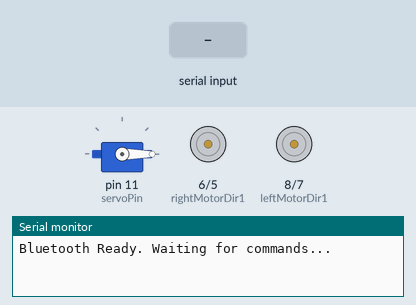
This sketch was run on a simulated Arduino Mega 2560, built with avr-gcc and run on an emulated ATmega2560. Shown: servo, motor-driver pin pairs drawn as motors (green arrow = first pin HIGH = forward, orange = second pin HIGH = backward, longer = more drive, scaled by the enable pin), the last lines printed to the serial monitor. Inputs (shaded band) come from the test bench.

Above: at 1.2 s.
1.3 s: "F" received over the second serial link
At 2.1 s:
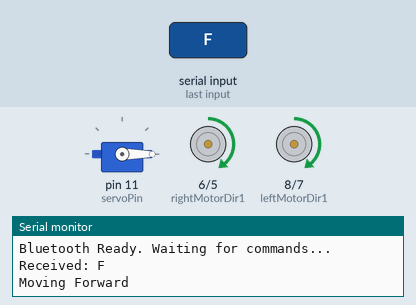
2.8 s: "S" received over the second serial link
At 3.2 s:
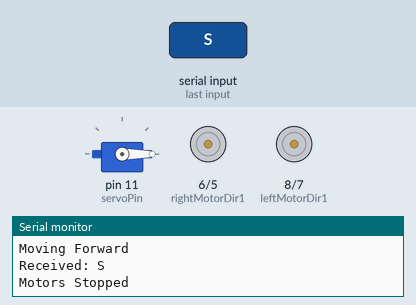
4.3 s: "B" received over the second serial link
At 5.5 s:
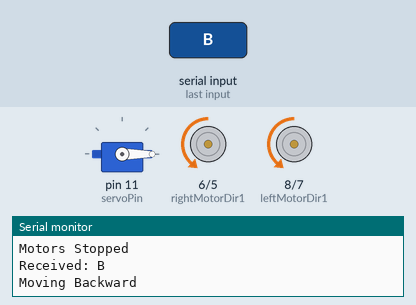
5.8 s: "L" received over the second serial link
At 6.7 s:
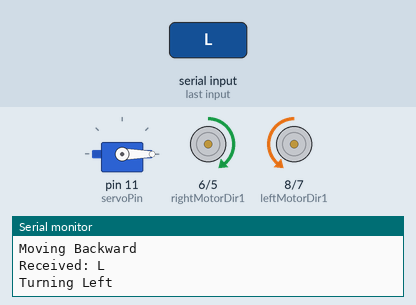
7.3 s: "R" received over the second serial link
At 7.9 s:
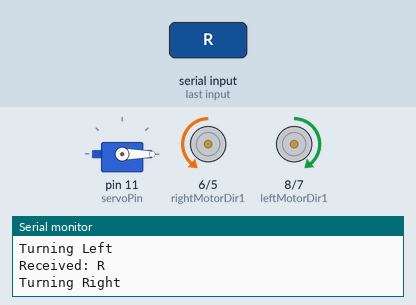
8.8 s: "O" received over the second serial link
At 10.2 s:
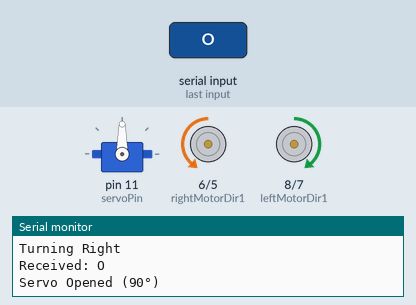
Timing chart, 0 to 11.3 s (numbered marks = the images above; inputs shaded):
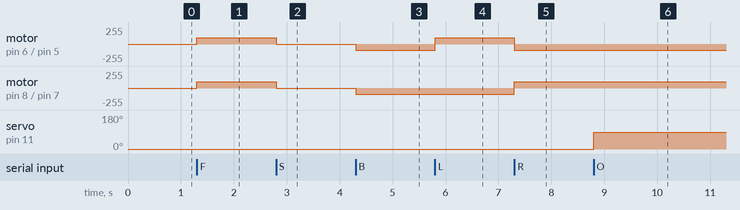

Measured:
- after the input at 1.3 s, motor on pin 6 (rightMotorDir1) / pin 5 (rightMotorDir2), motor on pin 8 (leftMotorDir1) / pin 7 (leftMotorDir2): stopped → forward 95/255 at once
- after the input at 2.8 s, motor on pin 6 (rightMotorDir1) / pin 5 (rightMotorDir2), motor on pin 8 (leftMotorDir1) / pin 7 (leftMotorDir2): forward 95/255 → stopped at once
- after the input at 4.3 s, motor on pin 6 (rightMotorDir1) / pin 5 (rightMotorDir2), motor on pin 8 (leftMotorDir1) / pin 7 (leftMotorDir2): stopped → backward 95/255 at once
- after the input at 5.8 s, motor on pin 6 (rightMotorDir1) / pin 5 (rightMotorDir2): backward 95/255 → forward 95/255 at once
- after the input at 7.3 s, motor on pin 6 (rightMotorDir1) / pin 5 (rightMotorDir2): forward 95/255 → backward 95/255 at once; motor on pin 8 (leftMotorDir1) / pin 7 (leftMotorDir2): backward 95/255 → forward 95/255 at once
- after the input at 8.8 s, servo on pin 11 (servoPin): 0° → 90° at once

The sketch:

arduino-Mega.ino
```cpp
#include <Servo.h>

const int leftMotorPWM = 9;
const int leftMotorDir1 = 8;
const int leftMotorDir2 = 7;

const int rightMotorPWM = 10;
const int rightMotorDir1 = 6;
const int rightMotorDir2 = 5;

const int servoPin = 11;
const int motorSpeed = 95;

Servo myServo;

void setup() {
    Serial.begin(9600);   // Debugging
    Serial1.begin(9600);  // Bluetooth module

    pinMode(leftMotorPWM, OUTPUT);
    pinMode(leftMotorDir1, OUTPUT);
    pinMode(leftMotorDir2, OUTPUT);
    pinMode(rightMotorPWM, OUTPUT);
    pinMode(rightMotorDir1, OUTPUT);
    pinMode(rightMotorDir2, OUTPUT);

    myServo.attach(servoPin);
    myServo.write(0); // Default position

    Serial.println("Bluetooth Ready. Waiting for commands...");
}

void loop() {
    if (Serial1.available()) {
        char command = Serial1.read();  // Read ONE character at a time
        Serial.print("Received: ");
        Serial.println(command);

        controlMotors(command);
    }

    if (Serial.available()) {
        String userMessage = Serial.readString();
        Serial1.println(userMessage);
        Serial.print("Sent to Laptop: ");
        Serial.println(userMessage);
    }
}

void controlMotors(char command) {
    if (command == 'S') {
        stopMotors();
        return; // Exit immediately to prevent other movements
    }

    switch (command) {
        case 'F': moveForward(); break;
        case 'B': moveBackward(); break;
        case 'L': turnLeft(); break;
        case 'R': turnRight(); break;
        case 'O': openServo(); break;
        case 'C': closeServo(); break;
        case 'T': packageDeliverySequence(); break;
        default: Serial.println("Invalid command"); break;
    }
}

void moveForward() {
    digitalWrite(leftMotorDir1, HIGH);
    digitalWrite(leftMotorDir2, LOW);
    analogWrite(leftMotorPWM, motorSpeed);

    digitalWrite(rightMotorDir1, HIGH);
    digitalWrite(rightMotorDir2, LOW);
    analogWrite(rightMotorPWM, motorSpeed);

    Serial.println("Moving Forward");
}

void moveBackward() {
    digitalWrite(leftMotorDir1, LOW);
    digitalWrite(leftMotorDir2, HIGH);
    analogWrite(leftMotorPWM, motorSpeed);

    digitalWrite(rightMotorDir1, LOW);
    digitalWrite(rightMotorDir2, HIGH);
    analogWrite(rightMotorPWM, motorSpeed);

    Serial.println("Moving Backward");
}

void turnLeft() {
    digitalWrite(leftMotorDir1, LOW);
    digitalWrite(leftMotorDir2, HIGH);
    analogWrite(leftMotorPWM, motorSpeed);

    digitalWrite(rightMotorDir1, HIGH);
    digitalWrite(rightMotorDir2, LOW);
    analogWrite(rightMotorPWM, motorSpeed);

    Serial.println("Turning Left");
}

void turnRight() {
    digitalWrite(leftMotorDir1, HIGH);
    digitalWrite(leftMotorDir2, LOW);
    analogWrite(leftMotorPWM, motorSpeed);

    digitalWrite(rightMotorDir1, LOW);
    digitalWrite(rightMotorDir2, HIGH);
    analogWrite(rightMotorPWM, motorSpeed);

    Serial.println("Turning Right");
}

void stopMotors() {
    analogWrite(leftMotorPWM, 0);
    analogWrite(rightMotorPWM, 0);
    Serial.println("Motors Stopped");
}

void openServo() {
    myServo.write(90);
    Serial.println("Servo Opened (90°)");
}

void closeServo() {
    myServo.write(0);
    Serial.println("Servo Closed (0°)");
}

void packageDeliverySequence() {
    Serial.println("Face Recognised. Starting package delivery...");

    openServo();
    delay(500);

    Serial.println("Please take the package in 10 seconds.");
    delay(10000);

    closeServo();
    delay(500);

    Serial.println("Package Delivered. Bye.");
}
```
